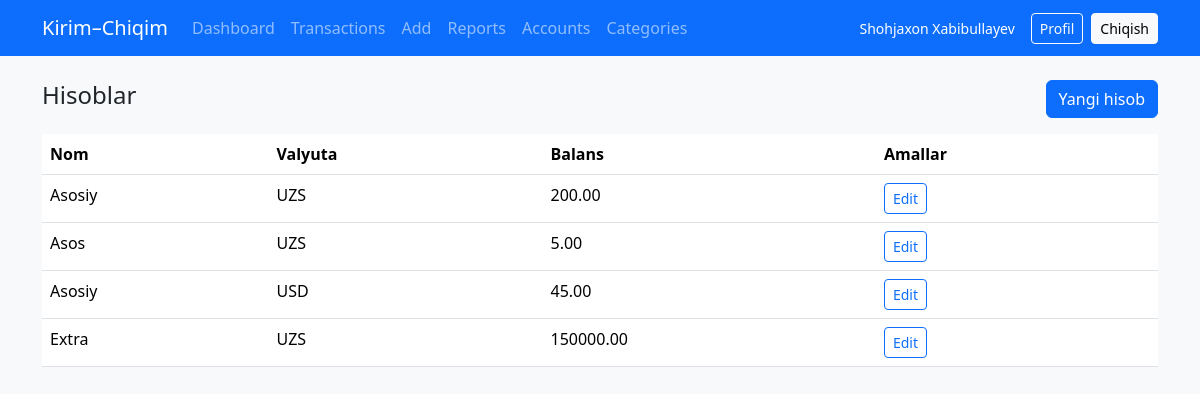
/accounts/ (signed in), run on the app's committed database.
### accounts/models.py (models this page shows, shortened)
class CustomUser(AbstractUser):
    email = models.EmailField(unique=True)
    phone = models.CharField(max_length=15, unique=True, null=True, blank=True)
    USERNAME_FIELD = 'email'
    REQUIRED_FIELDS = ['username', 'phone', 'first_name', 'last_name']

### transactions/models.py (models this page shows, shortened)
class Account(models.Model):
    user = models.ForeignKey(User, on_delete=models.CASCADE, related_name="accounts")
    name = models.CharField(max_length=100)
    initial_balance = models.DecimalField(max_digits=14, decimal_places=2, default=0)
    currency = models.CharField(max_length=3, choices=Currency.choices, default=Currency.UZS)

### transactions/views.py (the view)
# urls.py: path("accounts/", include("accounts.urls", namespace="accounts")),
@login_required
def accounts(request):
    accs = Account.objects.filter(user=request.user)
    return render(request, "transactions/accounts.html", {"accounts": accs})

### templates/transactions/accounts.html (shortened to what this page needs)
{% extends 'base.html' %}
{% block content %}
<div class="d-flex justify-content-between align-items-center mb-3">
  <h4>Hisoblar</h4>
  <button class="btn btn-primary" data-bs-toggle="modal" data-bs-target="#addAccountModal">Yangi hisob</button>
</div>
<table class="table table-hover">
  <thead>
    <tr>
      <th>Nom</th>
      <th>Valyuta</th>
      <th>Balans</th>
      <th>Amallar</th>
    </tr>
  </thead>
  <tbody>
    {% for a in accounts %}
    <tr>
      <td>{{ a.name }}</td>
      <td>{{ a.currency }}</td>
      <td>{{ a.initial_balance }}</td>
      <td>
        <a href="{% url 'transactions:account_edit' a.id %}" class="btn btn-sm btn-outline-primary">Edit</a>
      </td>
    </tr>
    {% empty %}
    <tr>
      <td colspan="4" class="text-center">Hisoblar yo'q</td>
    </tr>
    {% endfor %}
  </tbody>
</table>
{% endblock %}

### templates/base.html (shortened to what this page needs)
<!DOCTYPE html>
<html lang="uz">
<head>
  <link href="https://cdn.jsdelivr.net/npm/bootstrap@5.3.2/dist/css/bootstrap.min.css" rel="stylesheet">
</head>
<body>
  <nav class="navbar navbar-expand-lg navbar-dark bg-primary">
    <div class="container">
      <a class="navbar-brand" href="{% url 'transactions:dashboard' %}">Kirim–Chiqim</a>
      <div class="collapse navbar-collapse" id="navMain">
        <ul class="navbar-nav me-auto mb-2 mb-lg-0">
          <li class="nav-item"><a class="nav-link" href="{% url 'transactions:dashboard' %}">Dashboard</a></li>
          <li class="nav-item"><a class="nav-link" href="{% url 'transactions:transaction_list' %}">Transactions</a></li>
          <li class="nav-item"><a class="nav-link" href="{% url 'transactions:transaction_create' %}">Add</a></li>
          <li class="nav-item"><a class="nav-link" href="{% url 'transactions:reports' %}">Reports</a></li>
          <li class="nav-item"><a class="nav-link" href="{% url 'transactions:accounts' %}">Accounts</a></li>
          <li class="nav-item"><a class="nav-link" href="{% url 'transactions:categories' %}">Categories</a></li>
        </ul>
        <div class="nav-right">
          {% if user.is_authenticated %}
            <span class="text-white small me-2">{{ user.get_full_name|default:user.email }}</span>
            <a class="btn btn-outline-light btn-sm" href="{% url 'accounts:profile' %}">Profil</a>
            <a class="btn btn-light btn-sm" href="{% url 'accounts:logout' %}">Chiqish</a>
          {% else %}
            <a class="btn btn-outline-light btn-sm" href="{% url 'accounts:login' %}">Kirish</a>
            <a class="btn btn-light btn-sm" href="{% url 'accounts:signup' %}">Ro‘yxatdan o‘tish</a>
          {% endif %}
        </div>
      </div>
    </div>
  </nav>
  <div class="container my-4">
    {% block content %}{% endblock %}
  </div>
</body>
</html>

### templates/base.html (style rules this page uses)
body { background: #f8f9fa; }
.nav-right { display: flex; gap: .5rem; align-items: center; }

### data on the page
CustomUser: get_full_name "Shohjaxon Xabibullayev"
Account: name "Asosiy", currency "UZS", initial_balance "200.00"
Account: name "Asos", currency "UZS", initial_balance "5.00"
Account: name "Asosiy", currency "USD", initial_balance "45.00"
Account: name "Extra", currency "UZS", initial_balance "150000.00"
